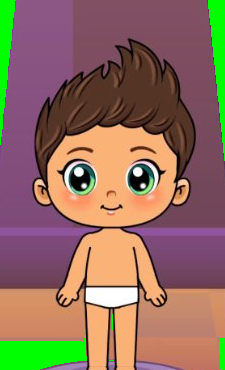

This figure's Python source:
from PIL import Image, ImageDraw
import numpy as np

s4 = Image.open(r"C:\Users\ADMIN\.gemini\antigravity\brain\537b9abd-4356-4b0c-a102-921789db7368\.user_uploaded\media_1794489620721_137c4d3e.jpg")
doll = s4.crop((125, 95, 350, 465)).convert("RGBA")

# Let's see: doll has a distinct dark outline (#20120d, #2b1810) surrounding everything!
# Because the doll has a continuous dark outline, a floodfill from (0,0) will fill the entire background outside the doll!
# Let's test filling background with transparent color (0,0,0,0)
mask = doll.copy()
# Draw a 1-pixel border around the whole crop in background color so floodfill reaches all 4 edges
d = ImageDraw.Draw(mask)
# Top-left background
ImageDraw.floodfill(mask, (0, 0), (0, 255, 0, 255), thresh=35)
ImageDraw.floodfill(mask, (mask.width - 1, 0), (0, 255, 0, 255), thresh=35)
ImageDraw.floodfill(mask, (0, mask.height - 1), (0, 255, 0, 255), thresh=45)
ImageDraw.floodfill(mask, (mask.width - 1, mask.height - 1), (0, 255, 0, 255), thresh=45)
# Between legs:
ImageDraw.floodfill(mask, (mask.width // 2, mask.height - 10), (0, 255, 0, 255), thresh=45)
ImageDraw.floodfill(mask, (mask.width // 2, mask.height - 50), (0, 255, 0, 255), thresh=45)

mask.save("tools/test_floodfill.png")
print("Saved test_floodfill.png")
